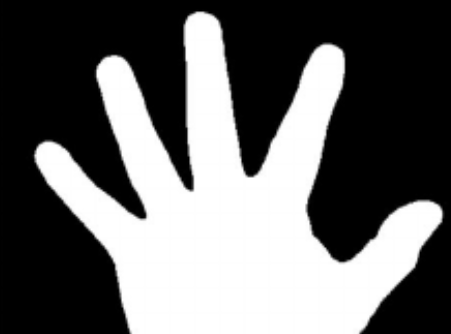
#> input picture python_opencv_1_src/14_컨투어/2_컨투어 특징 사용하기/hand.png, 451 x 334 px
$ python 16-14.py
#> lines starting #> are read from the running program, lines starting #| are printed output that depends on the picture; after the words box and inside, x2 and y2 are one past the last pixel; in counts of white or black regions, pixels touching at a corner belong together
import cv2 as cv
import numpy as np


img_color = cv.imread('hand.png', cv.IMREAD_COLOR)
#> img_color is the input picture: shape (334, 451, 3); min 0, max 255, mean 102.5


img_gray = cv.cvtColor(img_color, cv.COLOR_BGR2GRAY)


ret, img_binary = cv.threshold(img_gray, 150, 255, cv.THRESH_BINARY)
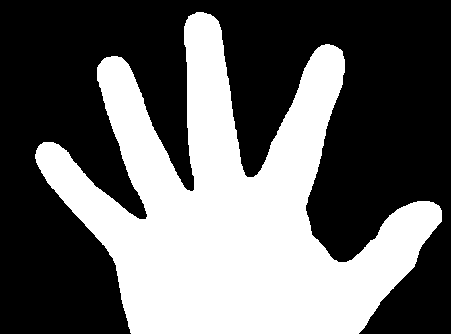
#> img_binary: shape (334, 451); 39.9% white; 1 white region, box (x1, y1, x2, y2) and area: (35, 12, 442, 334) 60122


kernel = cv.getStructuringElement(cv.MORPH_ELLIPSE, (5, 5))
img_binary = cv.morphologyEx(img_binary, cv.MORPH_CLOSE, kernel)
#> img_binary: shape (334, 451); 39.9% white; 1 white region


contours, hierarchy = cv.findContours(img_binary, cv.RETR_LIST,
                        cv.CHAIN_APPROX_SIMPLE)
#> contours = 1 contour; box (x1, y1, x2, y2) and area: (35, 12, 442, 334) 59220


cv.drawContours(img_color, contours, 0, (255, 0, 0), 3)
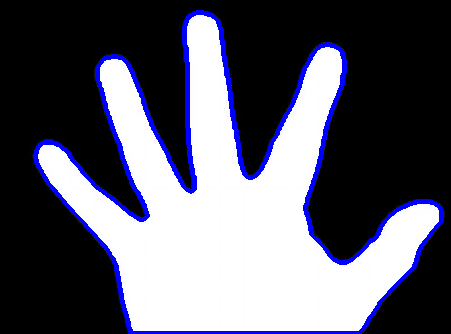
#> img_color: shape (334, 451, 3); 5.74% of pixels changed, all inside (x1, y1, x2, y2) = (33, 10, 444, 334)


for contour in contours:

    hull = cv.convexHull(contour)

    cv.drawContours(img_color, [hull], 0, (255, 0, 255), 7)
#> this loop made 1 pass
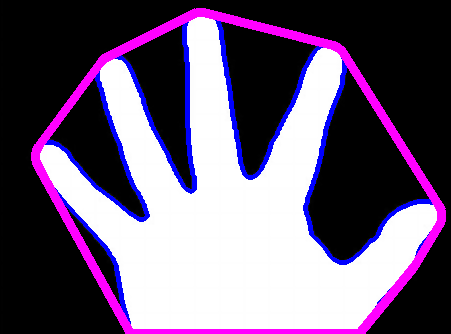
#> img_color: shape (334, 451, 3); 6.16% of pixels changed, all inside (x1, y1, x2, y2) = (31, 8, 446, 334)


for contour in contours:

    hull = cv.convexHull(contour, returnPoints = False)


    defects = cv.convexityDefects(contour, hull)

    for i in range(defects.shape[0]):
        s,e,f,d = defects[i,0]
        start = tuple(contour[s][0])
        end = tuple(contour[e][0])
        far = tuple(contour[f][0])


        if d > 10000:
            cv.line(img_color, start, end, (0, 255, 0), 3)
            cv.circle(img_color, far, 5, (0, 0, 255), -1)
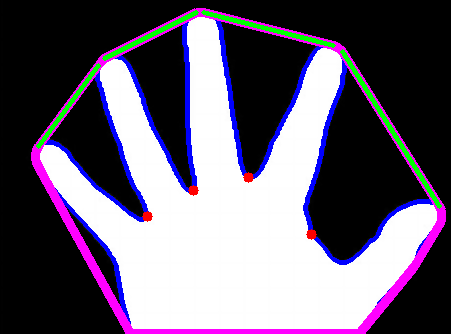
#> img_color: shape (334, 451, 3); 1.9% of pixels changed, all inside (x1, y1, x2, y2) = (36, 10, 442, 240)


cv.imshow("result", img_color)
cv.waitKey(0)

$ run again, with python_opencv_1_src/14_컨투어/2_컨투어 특징 사용하기/square.png copied over python_opencv_1_src/14_컨투어/2_컨투어 특징 사용하기/hand.png
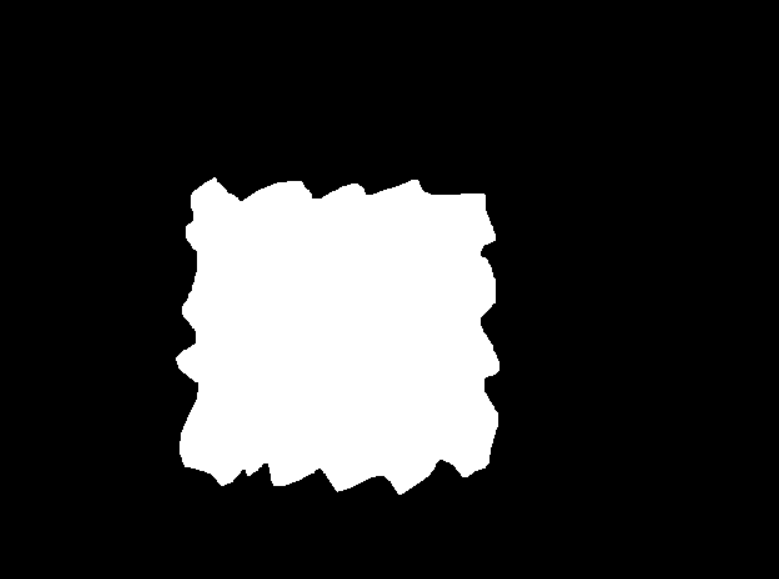
#> input picture python_opencv_1_src/14_컨투어/2_컨투어 특징 사용하기/square.png, 779 x 579 px
#> img_color is the input picture: shape (579, 779, 3); min 0, max 255, mean 49.2
#> contours = 1 contour; box (x1, y1, x2, y2) and area: (176, 177, 499, 495) 86268
#> `cv.drawContours(img_color, contours, 0, (255, 0, 0), 3)`:
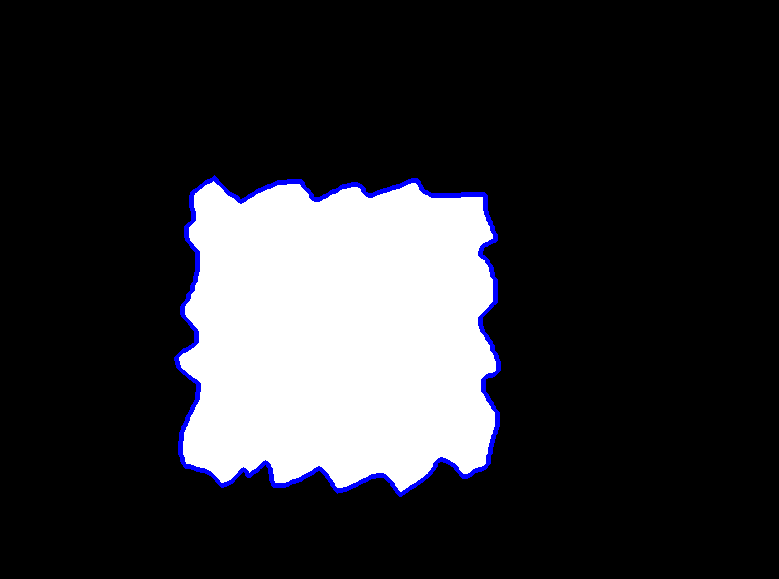
#> img_color: shape (579, 779, 3); 1.36% of pixels changed, all inside (x1, y1, x2, y2) = (174, 175, 501, 497)
#> the loop `for contour in contours: ` made 1 pass
#> after the loop `for contour in contours:`:
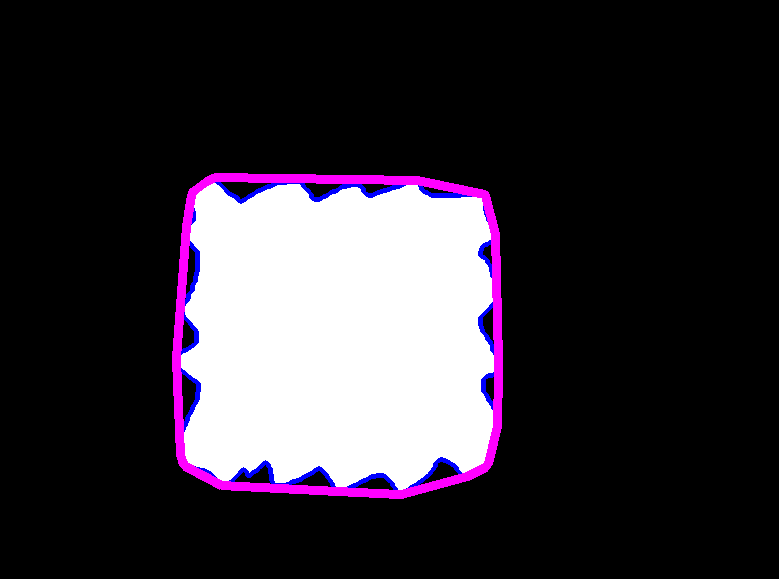
#> img_color: shape (579, 779, 3); 2.31% of pixels changed, all inside (x1, y1, x2, y2) = (172, 173, 503, 499)
